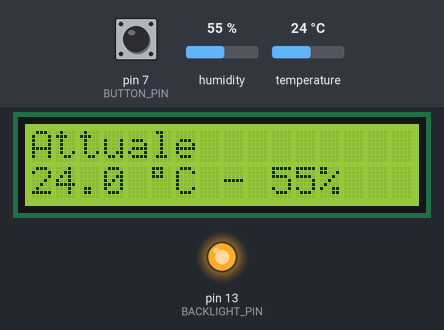
A sketch run on a simulated Arduino Uno, built with avr-gcc and run on an emulated ATmega328P. Shown: 16×2 character LCD, output pins drawn as LEDs (lit = HIGH). The test bench sets the inputs (shaded band); at power-on: pin 7 (BUTTON_PIN) LOW, humidity 55 %, temperature 24 °C. What the sketch prints to the serial monitor is not drawn.

Above: at 3.2 s.
3.3 s: pin 7 (BUTTON_PIN) pulled HIGH for 0.15 s
At 4.5 s:
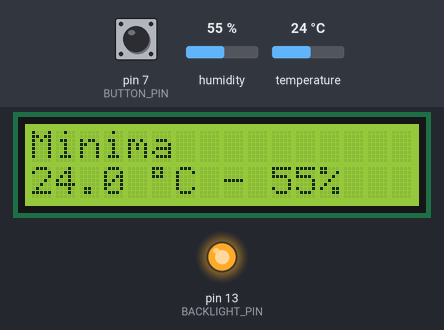
4.9 s: pin 7 (BUTTON_PIN) pulled HIGH for 1 s
At 5.9 s:
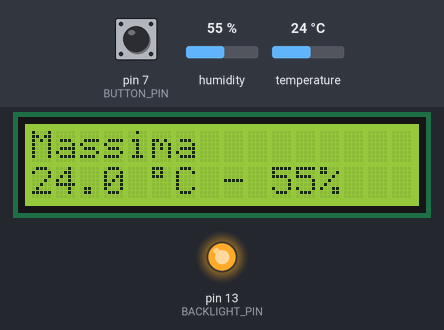
7.4 s: pin 7 (BUTTON_PIN) pulled HIGH for 3.2 s
At 17.8 s:
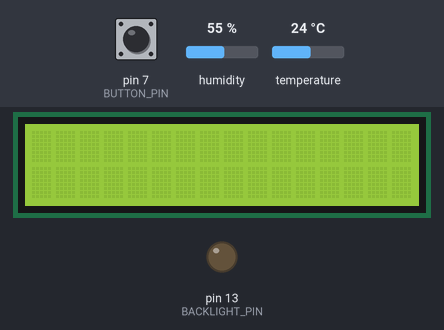
Timing chart, 0 to 18.1 s (numbered marks = the images above; inputs shaded):
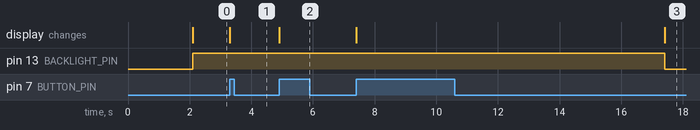

Measured:
- after the input at 3.3 s, the display: changes at once (image 1)
- after the input at 4.9 s, the display: changes at once (image 2)
- after the input at 7.4 s, pin 13 (BACKLIGHT_PIN): HIGH → LOW after 10.0 s instead of 7.5 s; the display: first changes at once (image 3 shows a later state)

The sketch:

lcd_thermometer.ino
```cpp
#include <DHT.h>
#include <LiquidCrystal.h>

#define DHTPIN 8
#define DHTTYPE DHT22
#define BACKLIGHT_PIN 13
#define BUTTON_PIN 7

DHT dht(DHTPIN, DHTTYPE);
LiquidCrystal lcd(12, 11, 5, 4, 3, 2);

const int DISPLAY_ON_INTERVAL = 10000;
const long TEMP_READ_INTERVAL = 60000 * 5;

typedef struct temperature {
  float temp;
  float humidity;
} Temp;

Temp minTemp = { 2000.0, 2000.0 };
Temp maxTemp = { 0, 0 };
Temp actualTemp;
bool first = true;

int buttonState = LOW;
int prevButtonState = LOW;

int  option = 0;
long tempReadTime = 0;
long displayOnTime = 0;

void setup() {
  Serial.begin(9600);

  pinMode(BACKLIGHT_PIN, OUTPUT);
  pinMode(BUTTON_PIN, INPUT);
  pinMode(DHTPIN, INPUT);

  lcd.begin(16,2);
  // Delay for DHT22 initialization
  delay(2000);
}


void loop() {
  if ( tempReadTime == 0 || tempReadTime + TEMP_READ_INTERVAL < millis()) {

    actualTemp = readTemp();
    serialWrite(actualTemp);

    minTemp.temp = min(minTemp.temp, actualTemp.temp);
    minTemp.humidity = min(minTemp.humidity, actualTemp.humidity);

    maxTemp.temp = max(maxTemp.temp, actualTemp.temp);
    maxTemp.humidity = max(maxTemp.humidity, actualTemp.humidity);

    Serial.print("Min - ");
    serialWrite(minTemp);
    Serial.print("Max - ");
    serialWrite(maxTemp);

    tempReadTime = millis();
  }

  int buttonState = digitalRead(BUTTON_PIN);

  if ( first || ( buttonState == HIGH && prevButtonState == LOW ) ) {
    first = false;

    switch ( option ) {
      case 0:
        lcd.clear();
        lcd.print("Attuale");
        lcdWrite(actualTemp);
      break;
      case 1:
        lcd.clear();
        lcd.print("Minima");
        lcdWrite(minTemp);
      break;
      case 2:
        lcd.clear();
        lcd.print("Massima");
        lcdWrite(maxTemp);
      break;

      default:
      break;
    }

    displayOn();

    if ( option++ >= 2 ) {
      option = 0;
    }
  }

  prevButtonState = buttonState;

  displayOff();
}

Temp readTemp() {
  return Temp { dht.readTemperature(), dht.readHumidity() };
}

void lcdWrite(Temp t) {
    lcd.setCursor( 0, 1 );
    lcd.print( t.temp, 1 );
    lcd.print( ' ' );
    lcd.print( (char) 223 );
    lcd.print( 'C' );

    lcd.print( " - ");
    lcd.print( t.humidity, 0 );
    lcd.print( '%' );
}


void serialWrite(Temp t) {
  Serial.print("Temp: ");
  Serial.print(t.temp, 1);
  Serial.print(" - Humidity: ");
  Serial.print(t.humidity, 0);
  Serial.println("%");
}

void displayOn() {
  displayOnTime = millis();
  lcd.display();
  digitalWrite(BACKLIGHT_PIN, HIGH);
}

void displayOff() {

  if ( displayOnTime != 0 && displayOnTime + DISPLAY_ON_INTERVAL < millis() ) {
    lcd.noDisplay();
    digitalWrite(BACKLIGHT_PIN, LOW);
    displayOnTime = 0;
    option = 0;
  }
}
```
